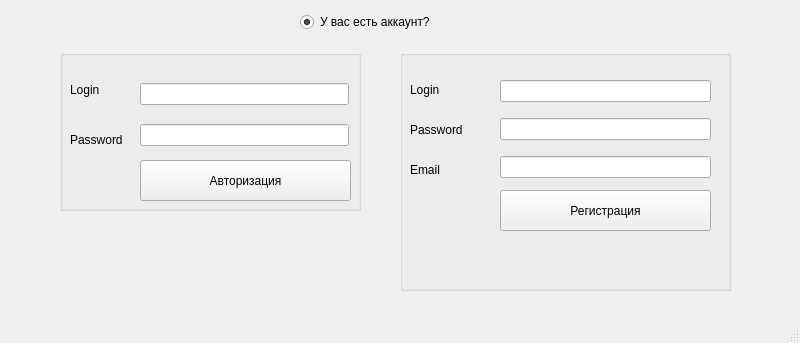
<?xml version="1.0" encoding="UTF-8"?>
<ui version="4.0">
 <class>RegistrationOrAuthorization</class>
 <widget class="QMainWindow" name="RegistrationOrAuthorization">
  <property name="enabled">
   <bool>true</bool>
  </property>
  <property name="geometry">
   <rect>
    <x>0</x>
    <y>0</y>
    <width>800</width>
    <height>343</height>
   </rect>
  </property>
  <property name="windowTitle">
   <string>MainWindow</string>
  </property>
  <widget class="QWidget" name="centralwidget">
   <widget class="QRadioButton" name="HaveAccount">
    <property name="geometry">
     <rect>
      <x>300</x>
      <y>10</y>
      <width>161</width>
      <height>24</height>
     </rect>
    </property>
    <property name="text">
     <string>У вас есть аккаунт?</string>
    </property>
    <property name="checked">
     <bool>true</bool>
    </property>
   </widget>
   <widget class="QGroupBox" name="RegBox">
    <property name="geometry">
     <rect>
      <x>400</x>
      <y>50</y>
      <width>331</width>
      <height>241</height>
     </rect>
    </property>
    <property name="title">
     <string/>
    </property>
    <widget class="QPushButton" name="Reg">
     <property name="geometry">
      <rect>
       <x>100</x>
       <y>140</y>
       <width>211</width>
       <height>41</height>
      </rect>
     </property>
     <property name="text">
      <string>Регистрация</string>
     </property>
    </widget>
    <widget class="QWidget" name="verticalLayoutWidget">
     <property name="geometry">
      <rect>
       <x>100</x>
       <y>20</y>
       <width>211</width>
       <height>121</height>
      </rect>
     </property>
     <layout class="QVBoxLayout" name="verticalLayout">
      <item>
       <widget class="QLineEdit" name="RegLoginL"/>
      </item>
      <item>
       <widget class="QLineEdit" name="RegPasswordL"/>
      </item>
      <item>
       <widget class="QLineEdit" name="RegEmailL"/>
      </item>
     </layout>
    </widget>
    <widget class="QLabel" name="RegPassword">
     <property name="geometry">
      <rect>
       <x>10</x>
       <y>70</y>
       <width>63</width>
       <height>20</height>
      </rect>
     </property>
     <property name="text">
      <string>Password</string>
     </property>
    </widget>
    <widget class="QLabel" name="RegEmail">
     <property name="geometry">
      <rect>
       <x>10</x>
       <y>110</y>
       <width>63</width>
       <height>20</height>
      </rect>
     </property>
     <property name="text">
      <string>Email</string>
     </property>
    </widget>
    <widget class="QLabel" name="RegLogin">
     <property name="geometry">
      <rect>
       <x>10</x>
       <y>30</y>
       <width>63</width>
       <height>20</height>
      </rect>
     </property>
     <property name="text">
      <string>Login</string>
     </property>
    </widget>
   </widget>
   <widget class="QGroupBox" name="AuthBox">
    <property name="geometry">
     <rect>
      <x>60</x>
      <y>50</y>
      <width>301</width>
      <height>161</height>
     </rect>
    </property>
    <property name="title">
     <string/>
    </property>
    <widget class="QLabel" name="AuthPassword">
     <property name="geometry">
      <rect>
       <x>10</x>
       <y>80</y>
       <width>63</width>
       <height>20</height>
      </rect>
     </property>
     <property name="text">
      <string>Password</string>
     </property>
    </widget>
    <widget class="QLabel" name="AuthLogin">
     <property name="geometry">
      <rect>
       <x>10</x>
       <y>30</y>
       <width>63</width>
       <height>20</height>
      </rect>
     </property>
     <property name="text">
      <string>Login</string>
     </property>
    </widget>
    <widget class="QPushButton" name="Auth">
     <property name="geometry">
      <rect>
       <x>80</x>
       <y>110</y>
       <width>211</width>
       <height>41</height>
      </rect>
     </property>
     <property name="text">
      <string>Авторизация</string>
     </property>
    </widget>
    <widget class="QWidget" name="verticalLayoutWidget_2">
     <property name="geometry">
      <rect>
       <x>80</x>
       <y>20</y>
       <width>209</width>
       <height>91</height>
      </rect>
     </property>
     <layout class="QVBoxLayout" name="verticalLayout_2">
      <item>
       <widget class="QLineEdit" name="AuthLoginL"/>
      </item>
      <item>
       <widget class="QLineEdit" name="AuthPasswordL"/>
      </item>
     </layout>
    </widget>
   </widget>
  </widget>
  <widget class="QMenuBar" name="menubar">
   <property name="geometry">
    <rect>
     <x>0</x>
     <y>0</y>
     <width>800</width>
     <height>26</height>
    </rect>
   </property>
  </widget>
  <widget class="QStatusBar" name="statusbar"/>
 </widget>
 <resources/>
 <connections/>
</ui>
